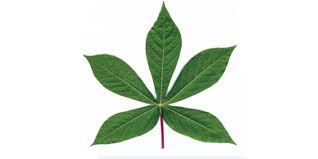
#> input picture Tugas_Sesi2/Citra Digital/Daun Singkong.jpeg, 318 x 159 px, found by its file name
$ python Grayscale_Channel.py
#> lines starting #> are read from the running program, lines starting #| are printed output that depends on the picture
import numpy as np
import imageio.v3 as img

image_path = "D:\OneDrive\Documents\RGB\Tugas_Sesi2\Citra Digital\Daun Singkong.jpeg"
image = img.imread(image_path)
#> image is the input picture: shape (159, 318, 3); mean R, G, B 219.4, 227.6, 217.1

if len (image.shape) < 3 or image.shape[2] != 3:
    print("Format Gambar Harus RGB")
    exit()

red = image[:,:,0]
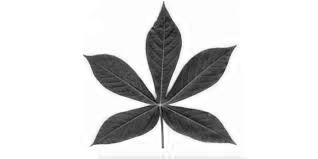
#> red: shape (159, 318); min 4, max 255, mean 219.4
green = image[:,:,1]
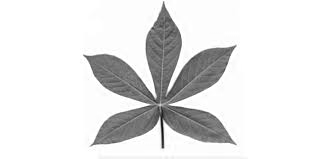
#> green: shape (159, 318); min 5, max 255, mean 227.6
blue = image[:,:,2]

gray = 0.299 * red + 0.587 * green + 0.144 * blue

image_gray = np.zeros_like(image)
image_gray[:,:,0] = gray
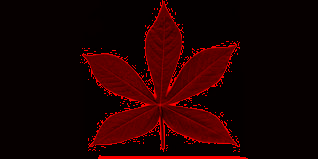
#> image_gray: shape (159, 318, 3); mean of channels 0, 1, 2 31.2, 0, 0; drawn as R, G, B
image_gray[:,:,1] = gray
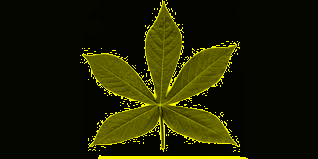
#> image_gray: shape (159, 318, 3); mean of channels 0, 1, 2 31.2, 31.2, 0; drawn as R, G, B
image_gray[:,:,2] = gray
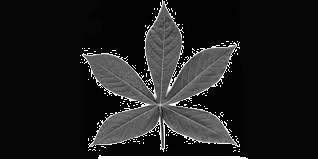
#> image_gray: shape (159, 318, 3); min 0, max 255, mean 31.2

img.imwrite("gray_singkong.jpg", image_gray)

print("Proses Berhasil")

$ run again, with Tugas_Sesi2/Citra Digital/Daun Kenikir.jpeg copied over Tugas_Sesi2/Citra Digital/Daun Singkong.jpeg
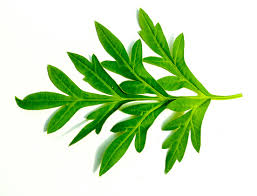
#> input picture Tugas_Sesi2/Citra Digital/Daun Kenikir.jpeg, 257 x 196 px, found by its file name
#> image is the input picture: shape (196, 257, 3); mean R, G, B 201.1, 226, 187.3
#> `gray = 0.299 * red + 0.587 * green + 0.144 * blue`:
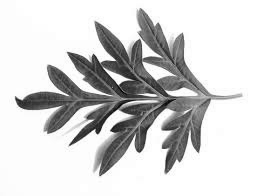
#> gray: shape (196, 257) float64; min 12.91, max 262.6, mean 219.8; drawn with min black and max white
#> `image_gray[:,:,2] = gray`:
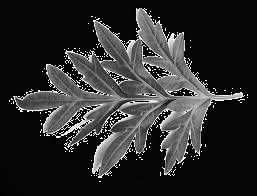
#> image_gray: shape (196, 257, 3); min 0, max 255, mean 43.9

$ run again, with Tugas_Sesi2/Citra Digital/Daun Pepaya.jpeg copied over Tugas_Sesi2/Citra Digital/Daun Singkong.jpeg
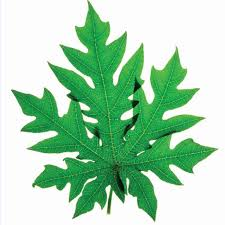
#> input picture Tugas_Sesi2/Citra Digital/Daun Pepaya.jpeg, 225 x 225 px, found by its file name
#> image is the input picture: shape (225, 225, 3); mean R, G, B 168.7, 212.2, 179.1
#> `gray = 0.299 * red + 0.587 * green + 0.144 * blue`:
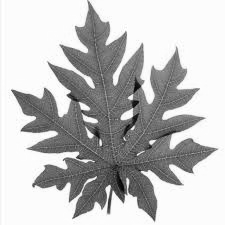
#> gray: shape (225, 225) float64; min 4.7, max 262.6, mean 200.8; drawn with min black and max white
#> `image_gray[:,:,2] = gray`:
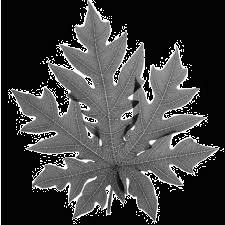
#> image_gray: shape (225, 225, 3); min 0, max 255, mean 65.2
